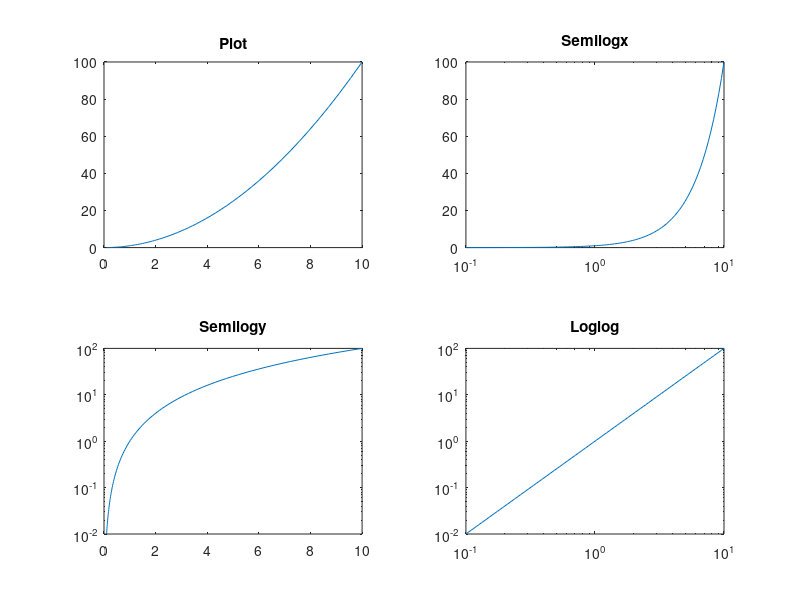

This chart was generated by the following MATLAB code:
x=logspace(-1,1,100);
y=x.^2;
subplot(2,2,1);
plot(x,y);%线性绘图
title('Plot');

subplot(2,2,2);
semilogx(x,y);%x轴采用log
title('Semilogx');

subplot(2,2,3);
semilogy(x,y);%y轴采用log
title('Semilogy');

subplot(2,2,4);
loglog(x,y);%两个轴都取对数
title('Loglog');
